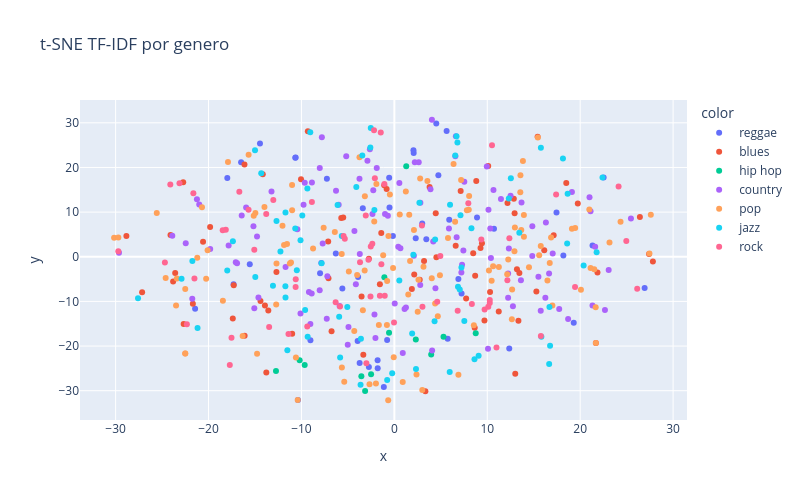
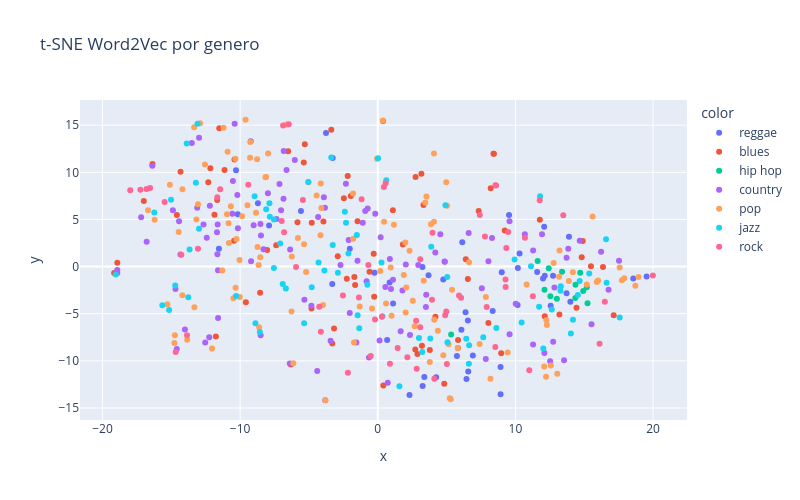

Write notebook code for charts like these, in order.
### Code cell
## TSNE COMPARATIVO
print("Generando t-SNE comparativo...")

muestra_tsne = df.sample(min(500, len(df)), random_state=42).reset_index(drop=True)

# t-SNE TF-IDF
X_tfidf_muestra = tfidf.transform(muestra_tsne["texto_limpio"])
tsne = TSNE(n_components=2, random_state=42, perplexity=30)
tfidf_2d = tsne.fit_transform(X_tfidf_muestra.toarray())

fig3 = px.scatter(
    x=tfidf_2d[:, 0], y=tfidf_2d[:, 1],
    color=muestra_tsne["genero"],
    title="t-SNE TF-IDF por genero",
    width=800, height=500
)
fig3.show()

# t-SNE Word2Vec
X_w2v_muestra = np.array([vectorizar_w2v(tokens, modelo_cbow) for tokens in muestra_tsne["tokens"]])
w2v_2d = tsne.fit_transform(X_w2v_muestra)

fig4 = px.scatter(
    x=w2v_2d[:, 0], y=w2v_2d[:, 1],
    color=muestra_tsne["genero"],
    title="t-SNE Word2Vec por genero",
    width=800, height=500
)
fig4.show()
